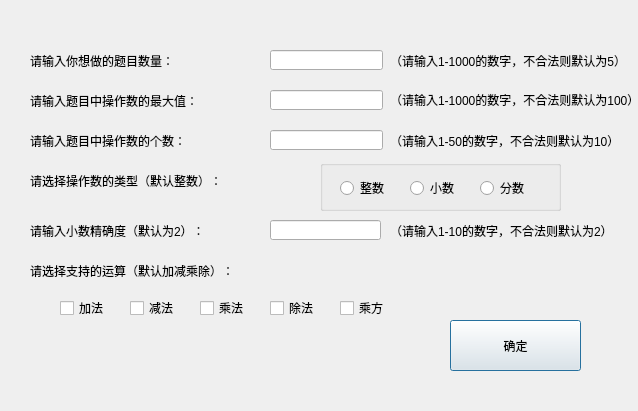
<?xml version="1.0" encoding="UTF-8"?>
<ui version="4.0">
 <class>Setting</class>
 <widget class="QDialog" name="Setting">
  <property name="geometry">
   <rect>
    <x>0</x>
    <y>0</y>
    <width>638</width>
    <height>411</height>
   </rect>
  </property>
  <property name="windowTitle">
   <string>Dialog</string>
  </property>
  <widget class="QLabel" name="label_2">
   <property name="geometry">
    <rect>
     <x>30</x>
     <y>90</y>
     <width>221</width>
     <height>21</height>
    </rect>
   </property>
   <property name="styleSheet">
    <string notr="true">font: 12pt &quot;Adobe Devanagari&quot;;</string>
   </property>
   <property name="text">
    <string>请输入题目中操作数的最大值：</string>
   </property>
  </widget>
  <widget class="QLabel" name="label_3">
   <property name="geometry">
    <rect>
     <x>30</x>
     <y>130</y>
     <width>211</width>
     <height>21</height>
    </rect>
   </property>
   <property name="styleSheet">
    <string notr="true">font: 12pt &quot;Adobe Devanagari&quot;;</string>
   </property>
   <property name="text">
    <string>请输入题目中操作数的个数：</string>
   </property>
  </widget>
  <widget class="QLineEdit" name="lineEdit_2">
   <property name="geometry">
    <rect>
     <x>270</x>
     <y>90</y>
     <width>113</width>
     <height>20</height>
    </rect>
   </property>
  </widget>
  <widget class="QLineEdit" name="lineEdit">
   <property name="geometry">
    <rect>
     <x>270</x>
     <y>50</y>
     <width>113</width>
     <height>20</height>
    </rect>
   </property>
  </widget>
  <widget class="QLabel" name="label_8">
   <property name="geometry">
    <rect>
     <x>390</x>
     <y>90</y>
     <width>241</width>
     <height>20</height>
    </rect>
   </property>
   <property name="text">
    <string>（请输入1-1000的数字，不合法则默认为100）</string>
   </property>
  </widget>
  <widget class="QLineEdit" name="lineEdit_5">
   <property name="geometry">
    <rect>
     <x>270</x>
     <y>220</y>
     <width>111</width>
     <height>20</height>
    </rect>
   </property>
  </widget>
  <widget class="QCheckBox" name="checkBox_2">
   <property name="geometry">
    <rect>
     <x>130</x>
     <y>300</y>
     <width>71</width>
     <height>16</height>
    </rect>
   </property>
   <property name="text">
    <string>减法</string>
   </property>
  </widget>
  <widget class="QCheckBox" name="checkBox_3">
   <property name="geometry">
    <rect>
     <x>200</x>
     <y>300</y>
     <width>71</width>
     <height>16</height>
    </rect>
   </property>
   <property name="text">
    <string>乘法</string>
   </property>
  </widget>
  <widget class="QCheckBox" name="checkBox_4">
   <property name="geometry">
    <rect>
     <x>270</x>
     <y>300</y>
     <width>71</width>
     <height>16</height>
    </rect>
   </property>
   <property name="text">
    <string>除法</string>
   </property>
  </widget>
  <widget class="QLabel" name="label">
   <property name="geometry">
    <rect>
     <x>30</x>
     <y>50</y>
     <width>191</width>
     <height>21</height>
    </rect>
   </property>
   <property name="styleSheet">
    <string notr="true">font: 12pt &quot;Adobe Devanagari&quot;;</string>
   </property>
   <property name="text">
    <string>请输入你想做的题目数量：</string>
   </property>
  </widget>
  <widget class="QLabel" name="label_5">
   <property name="geometry">
    <rect>
     <x>30</x>
     <y>220</y>
     <width>241</width>
     <height>21</height>
    </rect>
   </property>
   <property name="styleSheet">
    <string notr="true">font: 12pt &quot;Adobe Devanagari&quot;;</string>
   </property>
   <property name="text">
    <string>请输入小数精确度（默认为2）：</string>
   </property>
  </widget>
  <widget class="QLabel" name="label_6">
   <property name="geometry">
    <rect>
     <x>30</x>
     <y>260</y>
     <width>261</width>
     <height>21</height>
    </rect>
   </property>
   <property name="styleSheet">
    <string notr="true">font: 12pt &quot;Adobe Devanagari&quot;;</string>
   </property>
   <property name="text">
    <string>请选择支持的运算（默认加减乘除）：</string>
   </property>
  </widget>
  <widget class="QLineEdit" name="lineEdit_3">
   <property name="geometry">
    <rect>
     <x>270</x>
     <y>130</y>
     <width>113</width>
     <height>20</height>
    </rect>
   </property>
  </widget>
  <widget class="QCheckBox" name="checkBox_5">
   <property name="geometry">
    <rect>
     <x>340</x>
     <y>300</y>
     <width>71</width>
     <height>16</height>
    </rect>
   </property>
   <property name="text">
    <string>乘方</string>
   </property>
  </widget>
  <widget class="QLabel" name="label_7">
   <property name="geometry">
    <rect>
     <x>390</x>
     <y>50</y>
     <width>241</width>
     <height>21</height>
    </rect>
   </property>
   <property name="text">
    <string>（请输入1-1000的数字，不合法则默认为5）</string>
   </property>
  </widget>
  <widget class="QCheckBox" name="checkBox">
   <property name="geometry">
    <rect>
     <x>60</x>
     <y>300</y>
     <width>71</width>
     <height>16</height>
    </rect>
   </property>
   <property name="text">
    <string>加法</string>
   </property>
  </widget>
  <widget class="QLabel" name="label_4">
   <property name="geometry">
    <rect>
     <x>30</x>
     <y>170</y>
     <width>261</width>
     <height>21</height>
    </rect>
   </property>
   <property name="styleSheet">
    <string notr="true">font: 12pt &quot;Adobe Devanagari&quot;;</string>
   </property>
   <property name="text">
    <string>请选择操作数的类型（默认整数）：</string>
   </property>
  </widget>
  <widget class="QLabel" name="label_9">
   <property name="geometry">
    <rect>
     <x>390</x>
     <y>130</y>
     <width>231</width>
     <height>21</height>
    </rect>
   </property>
   <property name="text">
    <string>（请输入1-50的数字，不合法则默认为10）</string>
   </property>
  </widget>
  <widget class="QPushButton" name="pushButton">
   <property name="geometry">
    <rect>
     <x>450</x>
     <y>320</y>
     <width>131</width>
     <height>51</height>
    </rect>
   </property>
   <property name="styleSheet">
    <string notr="true">font: 12pt &quot;Adobe Devanagari&quot;;</string>
   </property>
   <property name="text">
    <string>确定</string>
   </property>
  </widget>
  <widget class="QGroupBox" name="groupBox">
   <property name="geometry">
    <rect>
     <x>320</x>
     <y>160</y>
     <width>241</width>
     <height>51</height>
    </rect>
   </property>
   <property name="title">
    <string/>
   </property>
   <widget class="QRadioButton" name="radioButton">
    <property name="geometry">
     <rect>
      <x>20</x>
      <y>20</y>
      <width>89</width>
      <height>16</height>
     </rect>
    </property>
    <property name="text">
     <string>整数</string>
    </property>
   </widget>
   <widget class="QRadioButton" name="radioButton_1">
    <property name="geometry">
     <rect>
      <x>90</x>
      <y>20</y>
      <width>89</width>
      <height>16</height>
     </rect>
    </property>
    <property name="text">
     <string>小数</string>
    </property>
   </widget>
   <widget class="QRadioButton" name="radioButton_2">
    <property name="geometry">
     <rect>
      <x>160</x>
      <y>20</y>
      <width>89</width>
      <height>16</height>
     </rect>
    </property>
    <property name="text">
     <string>分数</string>
    </property>
   </widget>
  </widget>
  <widget class="QLabel" name="label_10">
   <property name="geometry">
    <rect>
     <x>390</x>
     <y>220</y>
     <width>231</width>
     <height>21</height>
    </rect>
   </property>
   <property name="text">
    <string>（请输入1-10的数字，不合法则默认为2）</string>
   </property>
  </widget>
 </widget>
 <resources/>
 <connections/>
</ui>
